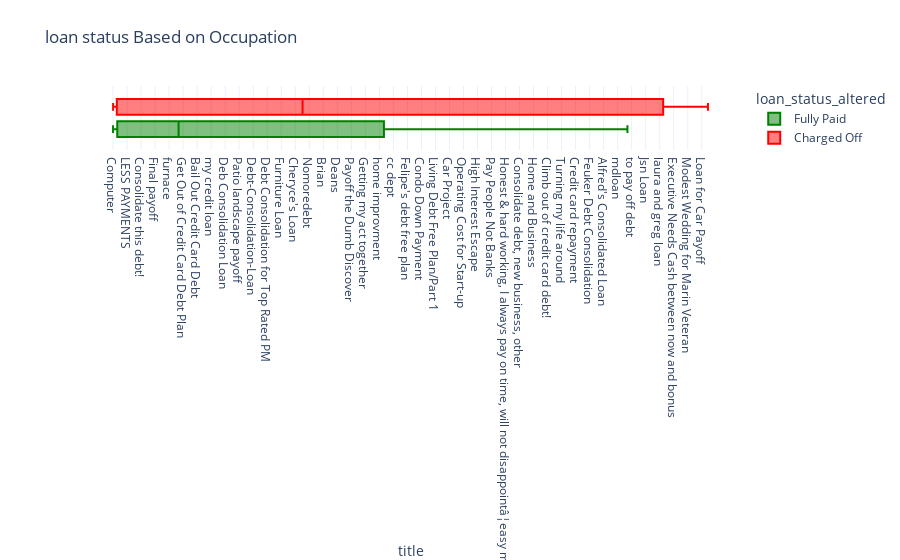

The cell this chart's notebook holds for it:
### Code cell
fig = px.box(loan_stat_df, 
             x="title",  
             color="loan_status_altered", 
             title="loan status Based on Occupation", 
             color_discrete_map={'Charged Off':'red',
                                 'Fully Paid':'green'})
fig.show()

### Figure 1 — Plotly figure (JSON) as saved in the notebook; plotly's stock layout.template omitted (floating-point values rounded to 4 significant figures; data arrays with more than 128 entries replaced by an {"elided": "..."} marker saying what was removed)
{"data": [{"alignmentgroup": "True", "hovertemplate": "loan_status_altered=Fully Paid<br>title=%{x}<extra></extra>", "legendgroup": "Fully Paid", "marker": {"color": "green"}, "name": "Fully Paid", "notched": false, "offsetgroup": "Fully Paid", "orientation": "h", "showlegend": true, "type": "box", "x": {"elided": "36104 str values"}, "x0": " ", "xaxis": "x", "y0": " ", "yaxis": "y"}, {"alignmentgroup": "True", "hovertemplate": "loan_status_altered=Charged Off<br>title=%{x}<extra></extra>", "legendgroup": "Charged Off", "marker": {"color": "red"}, "name": "Charged Off", "notched": false, "offsetgroup": "Charged Off", "orientation": "h", "showlegend": true, "type": "box", "x": {"elided": "6431 str values"}, "x0": " ", "xaxis": "x", "y0": " ", "yaxis": "y"}], "layout": {"boxmode": "group", "legend": {"title": {"text": "loan_status_altered"}, "tracegroupgap": 0}, "title": {"text": "loan status Based on Occupation"}, "xaxis": {"anchor": "y", "domain": [0, 1], "title": {"text": "title"}}, "yaxis": {"anchor": "x", "domain": [0, 1]}}}
